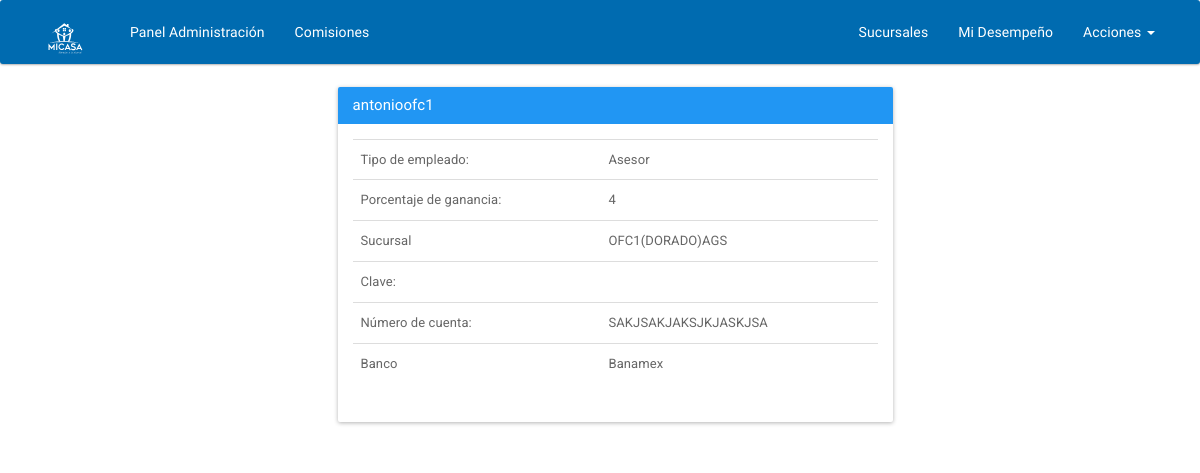
The app's page /gael/admin/8 with its own data.
### usuarios/models.py (models this page shows, shortened)
class Datos(models.Model):
    usuario = models.ForeignKey(User)
    tipo = models.CharField(max_length=2, choices=PERSONAL_CHOICES)
    porcentaje_ganancia = models.CharField(max_length=1, choices=PORCENTAJE_GANANCIA_CHOICES)
    sucursal = models.ForeignKey(Sucursal, blank=True, null=True)
    claveinterb = models.CharField('Clave Interbancaria',max_length =18)
    num_de_cuenta = models.CharField(max_length=16)
    banco = models.CharField(max_length=50)

class Sucursal(models.Model):
    nombre = models.CharField(max_length=50)
    direccion = models.CharField(max_length=50)
    estado = models.CharField(max_length=50)
    telefono = models.SmallIntegerField()
    color = models.CharField(max_length=6, default='#2FCC71')
    class Meta:
        verbose_name_plural = 'Sucursales'
    def __str__(self):
        return self.nombre

### app/views.py (the view)
# urls.py: url(r'^gael/admin/(?P<id>\d+)', views.empleado_perfil, name='empleado_perfil'),
def empleado_perfil(request, id):
    obtenerEmpleado = Datos.objects.get(id=id)
    return render(request, 'perfil/perfil-empleado.html',{'primer':obtenerEmpleado,})

### app/templates/perfil/perfil-empleado.html
{% extends "base/base-gael.html" %}
{% block contenido %}
    <div class="container">
      <div class="row">
        <div class="col-xs-12 col-sm-12 col-md-6 col-lg-6 col-xs-offset-0 col-sm-offset-0 col-md-offset-3 col-lg-offset-3 toppad" >
          <div class="panel panel-primary">
            <div class="panel-heading">
              <h3 class="panel-title">{{ primer.usuario }}</h3>
            </div>
            <div class="panel-body">
              <div class="row">
                <div class=" col-md-12 col-lg-12 ">
                  <table class="table table-user-information">
                    <tbody>
                      <tr>
                        <td>Tipo de empleado:</td>
                        <td>{{ primer.get_tipo_display }}</td>
                      </tr>
                      <tr>
                        <td>Porcentaje de ganancia:</td>
                        <td>{{ primer.porcentaje_ganancia }}</td>
                      </tr>
                      <tr>
                        <td>Sucursal</td>
                        <td>{{ primer.sucursal }}</td>
                      </tr>
                      <tr>
                        <td>Clave:</td>
                        <td>{{ primer.clave }}</td>
                      </tr>
                      <tr>
                        <td>Número de cuenta:</td>
                        <td>{{ primer.num_de_cuenta }}</td>
                      </tr>
                      <tr>
                        <td>Banco</td>
                        <td>{{ primer.banco }}</td>
                      </tr>
                    </tbody>
                  </table>
                </div>
              </div>
            </div>
          </div>
        </div>
      </div>
    </div>
{% endblock %}

### records on screen
Datos: usuario "antonioofc1", tipo "Asesor", porcentaje_ganancia "4", sucursal "OFC1(DORADO)AGS", num_de_cuenta "SAKJSAKJAKSJKJASKJSA", banco "Banamex"
